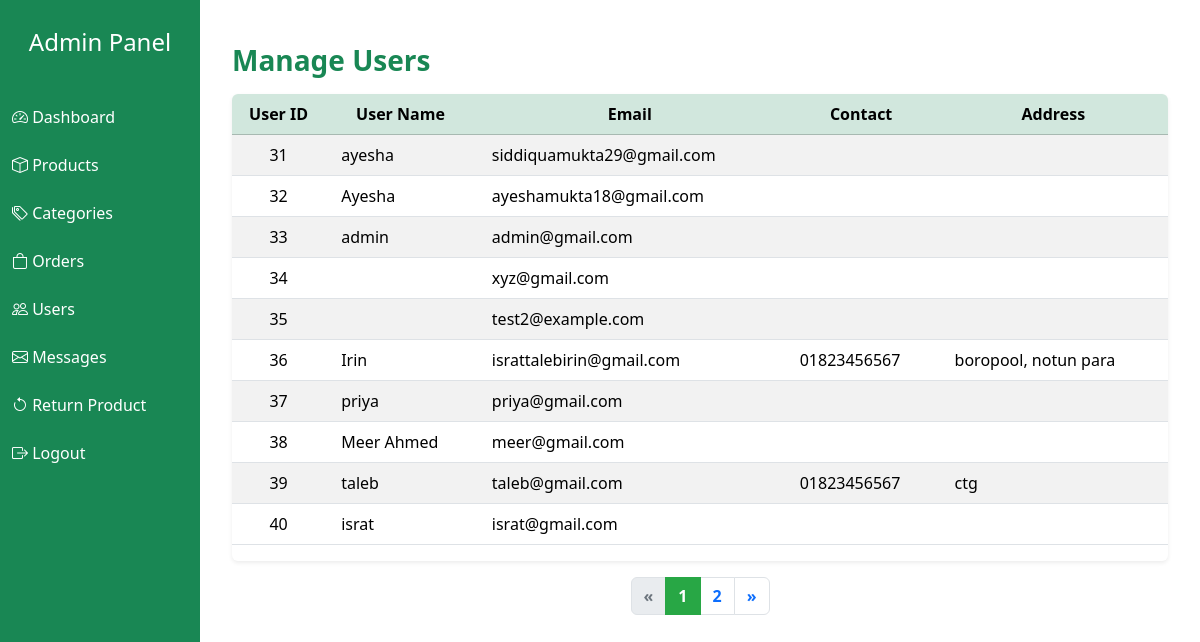
The page /admin/manage_users.php on the database as committed earlier.
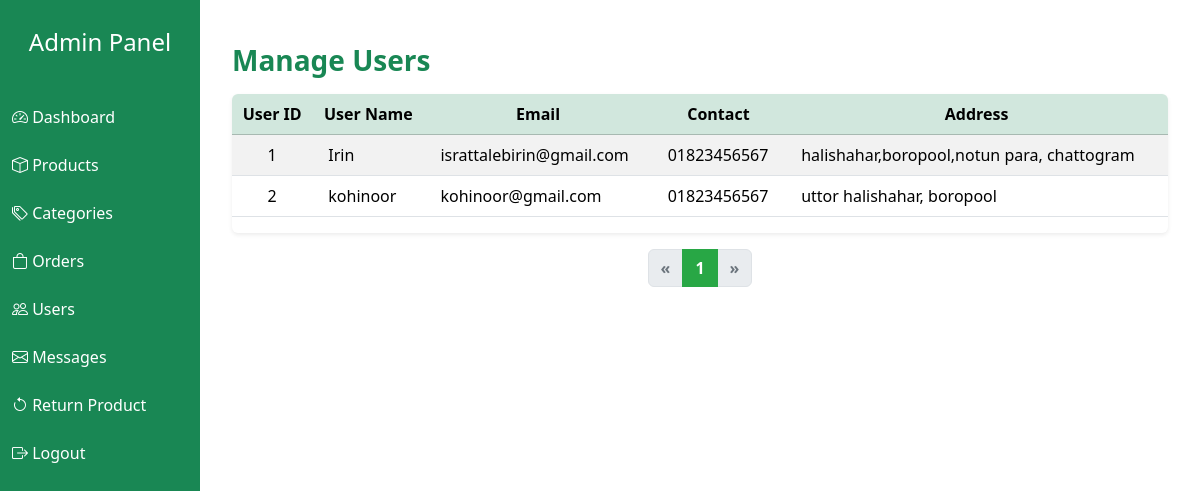
The same page on the database as committed later.
### tables this page shows
CREATE TABLE `users` (
  `id` int(100) NOT NULL,
  `name` varchar(100) NOT NULL,
  `email` varchar(100) NOT NULL,
  `password` varchar(100) NOT NULL,
  `reset_token` varchar(255) DEFAULT NULL,
  `token_expiry` datetime DEFAULT NULL,
  `user_type` varchar(20) NOT NULL DEFAULT 'user',
  `image` varchar(100) NOT NULL,
  `phone` varchar(20) DEFAULT NULL,
  `address` varchar(255) DEFAULT NULL,
  `country` varchar(100) DEFAULT NULL,
  `state` varchar(100) DEFAULT NULL,
  `zip_code` varchar(20) DEFAULT NULL
);

### admin/manage_users.php (the view, shortened to what this page needs)
<?php
include '../db_connect.php';
include 'includes/header.php';
?>
<div class="container mt-4">
  <h3 class="text-success fw-bold mb-3">Manage Users</h3>
  <div class="table-responsive shadow-sm rounded">
    <table class="table table-striped table-hover align-middle text-center">
      <thead class="table-success">
        <tr>
          <th>User ID</th>
          <th>User Name</th>
          <th>Email</th>
          <th>Contact</th>
          <th>Address</th>
        </tr>
      </thead>
      <tbody>
        <?php
        $limit = 10;
        $page = isset($_GET['page']) ? max(1, (int)$_GET['page']) : 1;
        $offset = ($page - 1) * $limit;
        $total_users_result = mysqli_query($conn, "SELECT COUNT(*) AS total FROM users");
        $total_users = mysqli_fetch_assoc($total_users_result)['total'];
        $total_pages = ceil($total_users / $limit);
        $result = mysqli_query($conn, "SELECT * FROM users LIMIT $limit OFFSET $offset");
        if(mysqli_num_rows($result) > 0){
            while($row = mysqli_fetch_assoc($result)) {
                echo "<tr>
                        <td>{$row['id']}</td>
                        <td class='text-start ps-3'>{$row['name']}</td>
                        <td class='text-start ps-3'>{$row['email']}</td>
                        <td class='text-start ps-3'>{$row['phone']}</td>
                        <td class='text-start ps-3'>{$row['address']}</td>
                      </tr>";
            }
        } else {
            echo "<tr><td colspan='5' class='text-muted'>No users found!</td></tr>";
        }
        ?>
      </tbody>
    </table>
  </div>
  <nav aria-label="Page navigation example">
    <ul class="pagination justify-content-center mt-3">
        <?php
        $adjacents = 2;
        if($page > 1){
            echo '<li class="page-item"><a class="page-link" href="?page='.($page-1).'">&laquo;</a></li>';
        } else {
            echo '<li class="page-item disabled"><span class="page-link">&laquo;</span></li>';
        }
        $start = max(1, $page - $adjacents);
        $end = min($total_pages, $page + $adjacents);
        for($i = $start; $i <= $end; $i++){
            if($i == $page){
                echo '<li class="page-item active"><span class="page-link">'.$i.'</span></li>';
            } else {
                echo '<li class="page-item"><a class="page-link" href="?page='.$i.'">'.$i.'</a></li>';
            }
        }
        if($page < $total_pages){
            echo '<li class="page-item"><a class="page-link" href="?page='.($page+1).'">&raquo;</a></li>';
        } else {
            echo '<li class="page-item disabled"><span class="page-link">&raquo;</span></li>';
        }
        ?>
    </ul>
  </nav>
</div>

### admin/includes/header.php (shortened to what this page needs)
<!DOCTYPE html>
<html lang="en">
<head>
  <link href="https://cdn.jsdelivr.net/npm/bootstrap@5.3.2/dist/css/bootstrap.min.css" rel="stylesheet">
  <link rel="stylesheet" href="https://cdn.jsdelivr.net/npm/bootstrap-icons@1.10.5/font/bootstrap-icons.css">
</head>
<body>
<div class="d-flex">
  <div class="sidebar">
    <h4 class="text-center py-3"><a href="index.php">Admin Panel</a></h4>
    <a href="index.php"><i class="bi bi-speedometer2"></i> Dashboard</a>
    <a href="manage_products.php"><i class="bi bi-box"></i> Products</a>
    <a href="manage_categories.php"><i class="bi bi-tags"></i> Categories</a>
    <a href="manage_orders.php"><i class="bi bi-bag"></i> Orders</a>
    <a href="manage_users.php"><i class="bi bi-people"></i> Users</a>
    <a href="manage_messages.php"><i class="bi bi-envelope"></i> Messages</a>
    <a href="returns_list.php"><i class="bi bi-arrow-counterclockwise"></i> Return Product</a>
    <a href="logout.php"><i class="bi bi-box-arrow-right"></i> Logout</a>
  </div>
  <div class="content flex-grow-1">

### admin/includes/header.php (style rules this page uses)
body { min-height: 100vh; display: flex; flex-direction: column; }
.sidebar { min-width: 200px; max-width: 200px; background-color: #198754; min-height: 100vh; color: white; }
.sidebar a { color: white; text-decoration: none; display: block; padding: 12px; }
.content { flex: 1; padding: 20px; }

### admin/manage_users.php (style rules this page uses)
.table-responsive { border-radius: 12px; overflow: hidden; }
.page-link { font-weight: bold; }
.page-item.active .page-link { background-color: #28a745; border-color: #28a745; }
.page-item.disabled .page-link { color: #6c757d; }

Rows that differ between the two databases and show on the page:
removed users: id "31", name "ayesha", email "siddiquamukta29@gmail.com"
removed users: id "32", name "Ayesha", email "ayeshamukta18@gmail.com"
removed users: id "33", name "admin", email "admin@gmail.com"
removed users: id "34", email "xyz@gmail.com"
removed users: id "35", email "test2@example.com"
removed users: id "36", name "Irin", email "israttalebirin@gmail.com", phone "01823456567", address "boropool, notun para"
removed users: id "37", name "priya", email "priya@gmail.com"
removed users: id "38", name "Meer Ahmed", email "meer@gmail.com"
removed users: id "39", name "taleb", email "taleb@gmail.com", phone "01823456567", address "ctg"
removed users: id "40", name "israt", email "israt@gmail.com"
added users: id "1", name "Irin", email "israttalebirin@gmail.com", phone "01823456567", address "halishahar,boropool,notun para, chattogram"
added users: id "2", name "kohinoor", email "kohinoor@gmail.com", phone "01823456567", address "uttor halishahar, boropool"
Other text that changed with them:
list line gone: "2"
